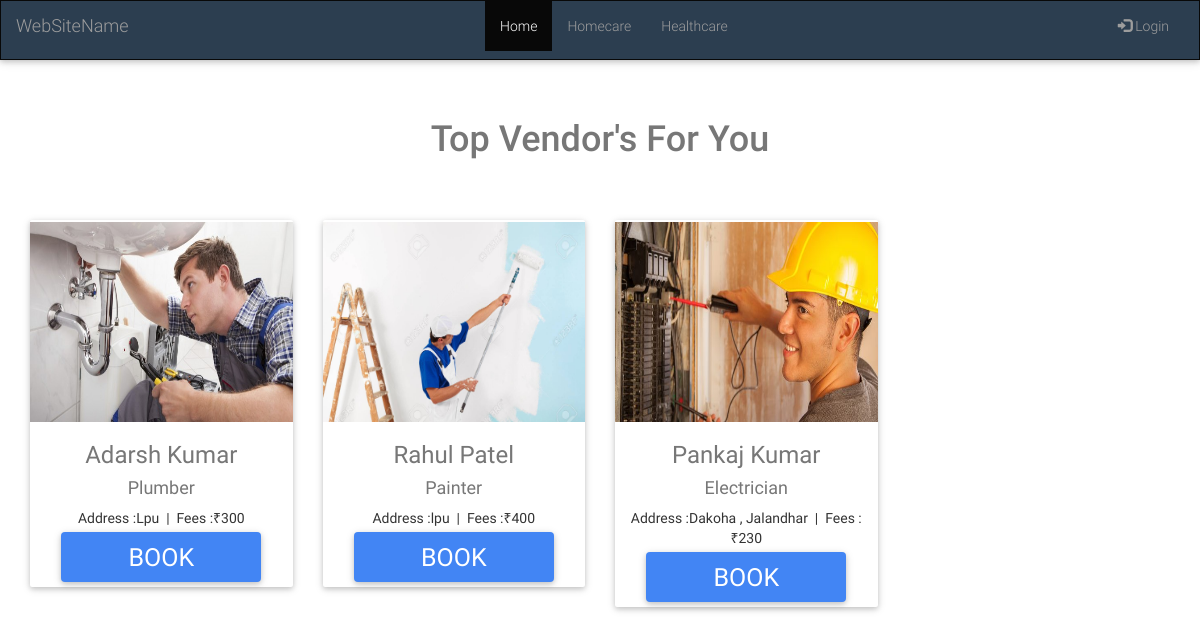
The page /homecare.php on the database its author committed.
### tables this page shows
CREATE TABLE `facility` (
  `id` int(10) NOT NULL,
  `name1` varchar(255) NOT NULL,
  `cat` varchar(255) NOT NULL,
  `email` varchar(255) NOT NULL,
  `pass` varchar(255) NOT NULL,
  `rate` int(10) NOT NULL,
  `phone` double NOT NULL,
  `address` varchar(255) NOT NULL,
  `img` text NOT NULL
);

### homecare.php (the view, shortened to what this page needs)
<?php
include('include/config.php');
?>
<html>
    <head>
        <link rel="stylesheet" href="https://maxcdn.bootstrapcdn.com/bootstrap/3.4.0/css/bootstrap.min.css">
        <link rel="stylesheet" href="css/mdb.min.css">
        <link rel="stylesheet" href="css/style.css">
    </head>
    <body>
            <nav class="navbar navbar-inverse">
                <div class="container-fluid">
                    <div class="navbar-header">
                    <a class="navbar-brand" href="#">WebSiteName</a>
                    </div>
                    <div class="collapse navbar-collapse" id="myNavbar">
                    <ul class="nav navbar-nav" style="margin-left: 30%;">
                        <li class="active"><a href="./index.php">Home</a></li>
                        <li><a href="./homecare.php">Homecare</a></li>
                        <li><a href="./healthcare.php">Healthcare</a></li>
                    </ul>
                    <ul class="nav navbar-nav navbar-right">
                        <?php
                        if(empty($_SESSION['id']))
                        {
                            echo '<li><a href="./login.php"><span class="glyphicon glyphicon-log-in"></span> Login</a></li>';
                        }
                        else
                        {
                            echo '<li><a href="./logout.php"><span class="glyphicon glyphicon-log-in"></span>Logout</a></li>';
                        }
                        ?>
                    </ul>
                    </div>
                </div>
            </nav>
            <div class="col-sm-12 text-center">
                    <br>
                    <br>
                    <h1 class="text-muted h1"> Top Vendor's For You</h1>
                    <br>
                <?php
                $sql1= "SELECT * FROM facility";
                $result = mysqli_query($conn,$sql1);
                if(mysqli_num_rows($result))
                {
                    while($row=mysqli_fetch_assoc($result))
                    {
                                echo '
                                <div class="col-sm-3 text-center pt3">
                            <div class="card">
                                <div class="card-header">
                                    <img class="card-img-top" src="'.$row['img'].'" style="width:100%;height:200px;">
                                </div>
                                <div class="card-body">
                                    <h3 class="text-muted">'.$row["name1"].'</h3>
                                    <h4 class="text-muted">'.$row["cat"].'</h4>
                                    <span>Address :'.$row["address"].'</span>&nbsp;&nbsp;|&nbsp;&nbsp;<span>Fees :&#8377;'.$row["rate"].'</span>
                                </div>
                                <div class="card-footer">
                                <btn class="btn btn-primary"><a  href="../homecare1/user/login.php" style="color:#fff;">Book</a></btn>
                                </div>
                            </div>
                        </div>';
                    }
                }
                else
                {
                }
                ?>
            </div>
    </body>
</html>

### css/style.css (style rules this page uses)
.navbar { border-radius:00px!important; margin:00px 00px 00px 00px; padding:00px 00px 00px 00px; height:60px; background: #2c3e50; }
.navbar-inverse { color:#fff; }
.pt3 { padding-top:30px; padding-bottom:10px; }
.btn { width:200px; height:50px; font-size:25px; border-radius:04px; }
.card { background-color:#fff; border-radius:02px; padding-top:02px; padding-bottom:02px; }

### rows shown on the page
facility: img (picture), name1 "Adarsh Kumar", cat "Plumber", address "Lpu", rate "300"
facility: img (picture), name1 "Rahul Patel", cat "Painter", address "lpu", rate "400"
facility: img (picture), name1 "Pankaj Kumar", cat "Electrician", address "Dakoha , Jalandhar", rate "230"
